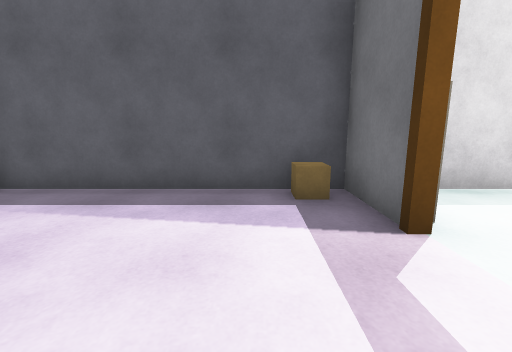
[1] (above)

24 first-person views from a walk through a robot-simulator world made for Gazebo. The camera is 1.2 m above the floor, tilts 10° down and sees 90° across. The floor is counted in squares, 1 m on a side. Each view is taken from the middle of a square. On the plan, view 1 faces up. The plan holds only what a view shows up to about 12 squares ahead; the rest is blank. The place goes on beyond the plan.

[2]
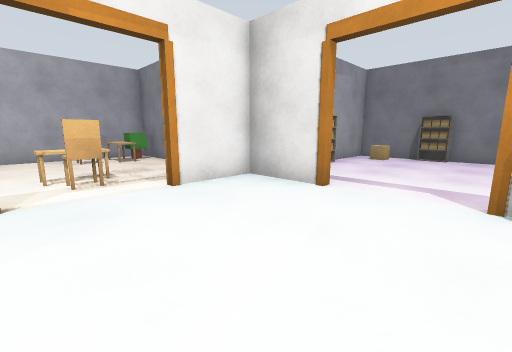

[3]
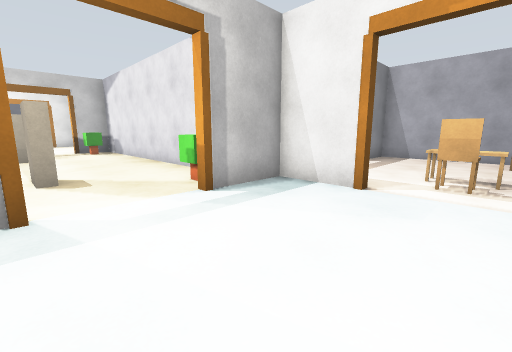

[4]
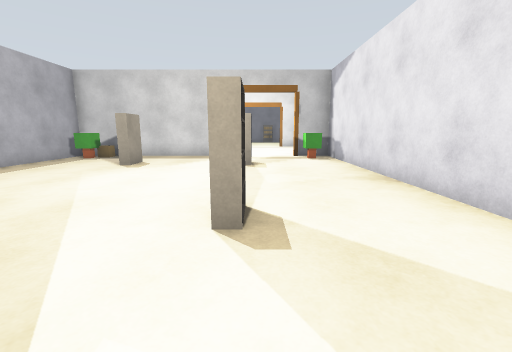

[5]
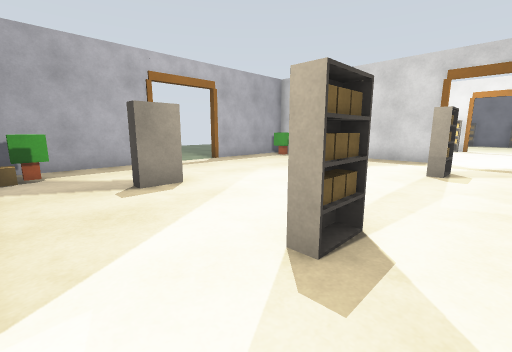

[6]
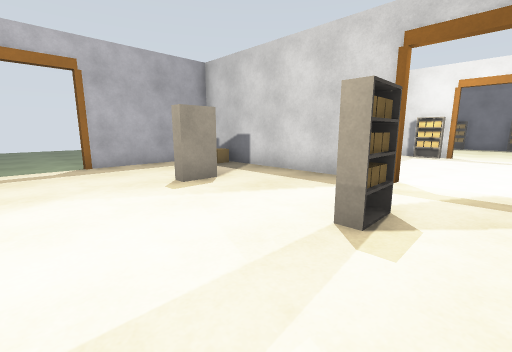

[7]
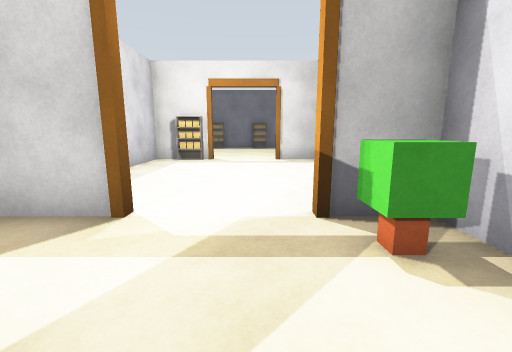

[8]
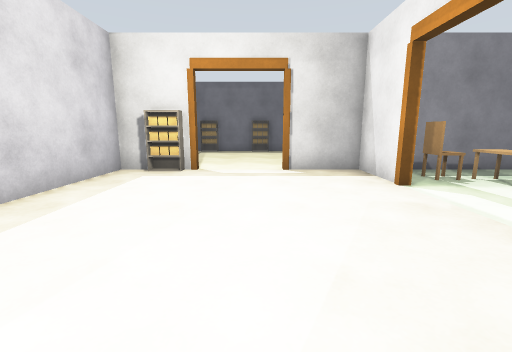

[9]
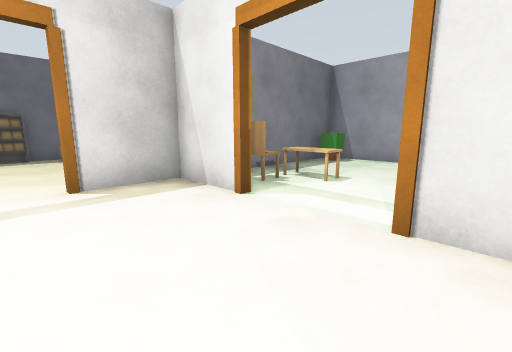

[10]
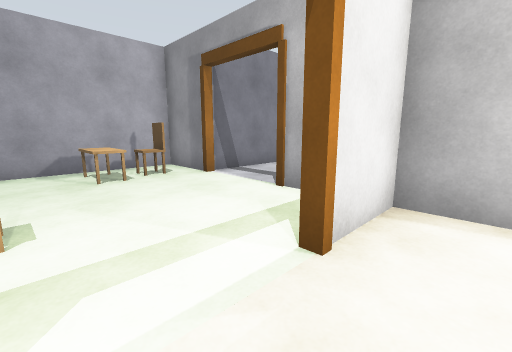

[11]
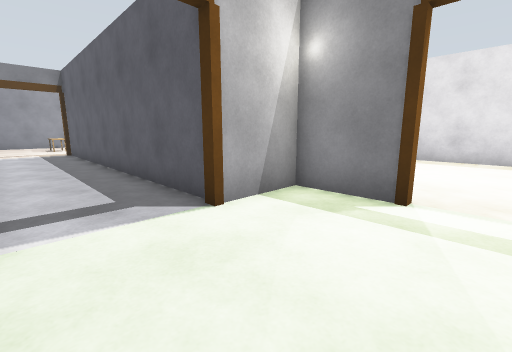

[12]
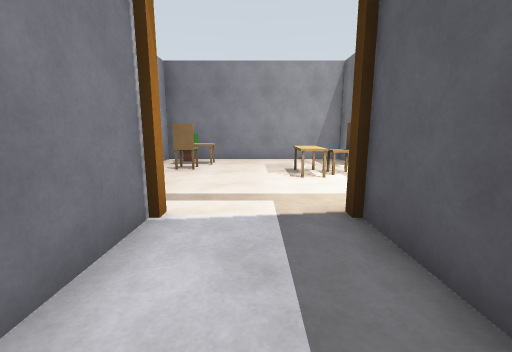

[13]
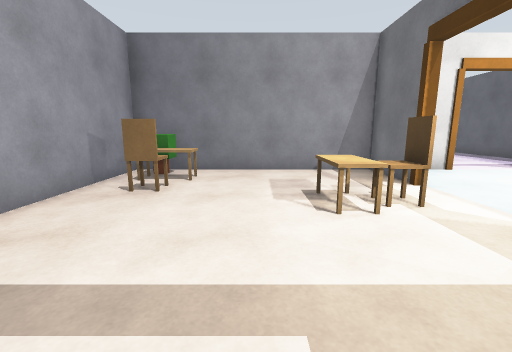

[14]
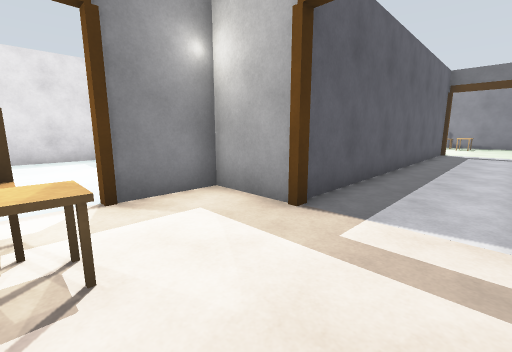

[15]
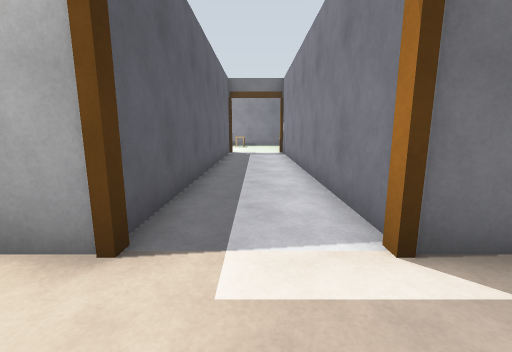

[16]
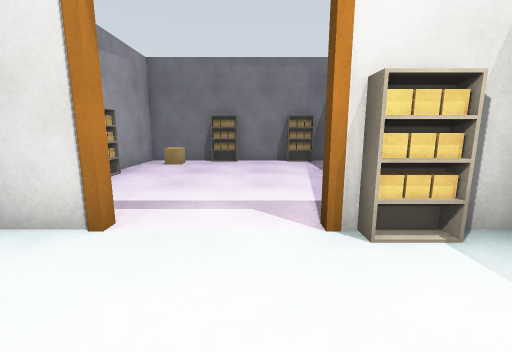

[17]
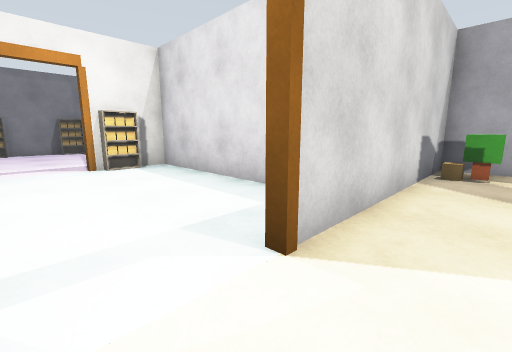

[18]
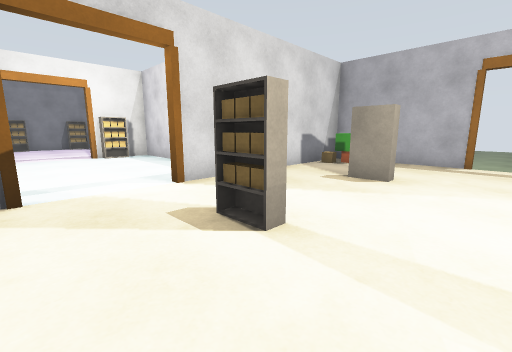

[19]
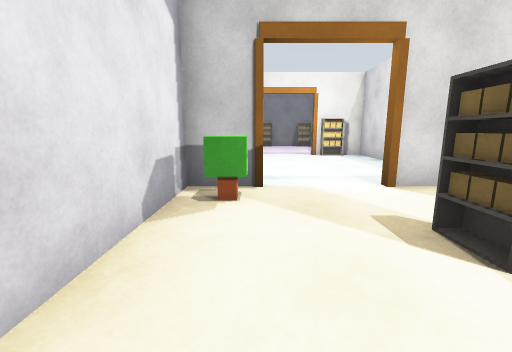

[20]
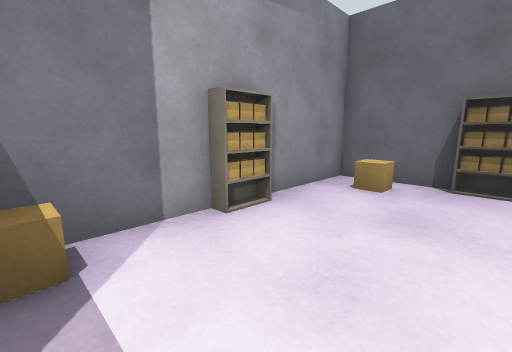

[21]
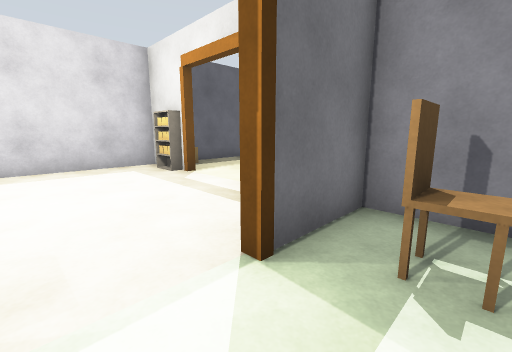

[22]
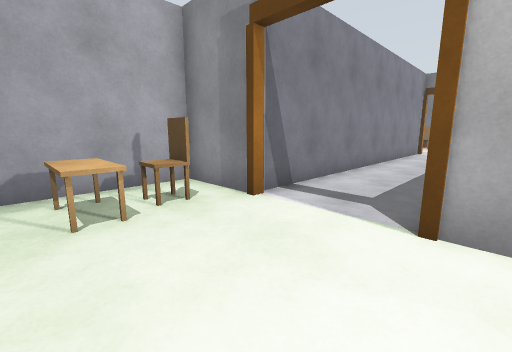

[23]
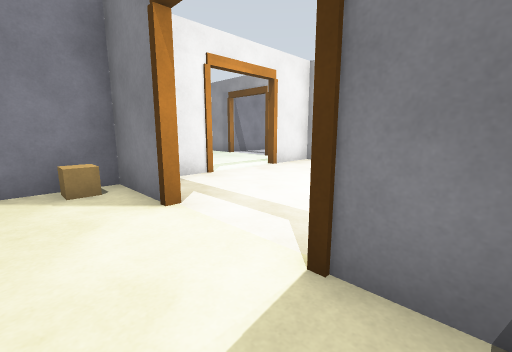

[24]
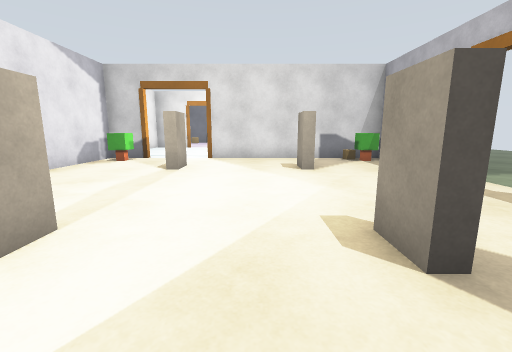

### Floor plan
Points are (right, up) in squares from view 1. A wall is a line through its corners. A room is listed if a view was taken in it or the views show most of it. See-through windows are left out.
Room 1 (views 1, 2, 3, 4, 5, 6, 7, 8, 9, 10, 11, 12, 13, 14, 15, 16, 17, 18, 19, 20, 21, 22, 23, 24)
walls: (9.4, -2.4) (7.4, -2.4); (7.4, -2.2) (9.4, -2.2); (9.5, -0.4) (9.5, -1.5) (21.5, -1.5) (21.5, -0.4); (3.6, -2.4) (2, -2.4) (2, -9.7) (9.3, -9.7) (9.3, -7.5) (21.4, -7.5); (2, -0.4) (2, -2.2) (3.6, -2.2); (21.2, -4.5) (9.3, -4.5) (9.3, -0.4); (8.9, 5.2) (2, 5.2) (2, 4.4); (21.6, -7.5) (21.6, -9.7) (29, -9.7) (29, -0.4); (21.6, -0.9) (21.6, -2.2) (23.6, -2.2); (-0.5, -2.2) (0.6, -2.2); (23.6, -2.4) (21.6, -2.4) (21.6, -4.5); (1.9, 4.4) (1.9, 5.2) (-5.4, 5.2); (21.5, 3.4) (21.5, 8.5); (9.5, 8.5) (9.5, 3.4); (14, 10.5) (9.5, 10.5); (27.4, -2.2) (29, -2.2); (29.1, -2.2) (31.1, -2.2); (21.2, 10.5) (17, 10.5); (29.1, -0.4) (29.1, -2.4) (27.4, -2.4); (-5.5, 4.9) (-5.5, -2.2) (-2.6, -2.2); (29, 4.4) (29, 5.2) (22.1, 5.2); (31.5, 5.2) (30.6, 5.2)
ways out: opening at (15.5, 10)
objects: beige box (-5, -1) to (-4, -1); grey box (-5, 0); other object (-5, 1); other object (-5, 3); other object (-5, 4); grey box (-2, -2); grey box (-1, -2); beige box (1, -2); grey box (1, 3); beige box (1, 5); brown post (2, 0); brown post (2, 3); grey box (2, 4); green box (3, -9) to (3, -8); grey box (3, 3); brown box (4, -9); brown box (4, -8); brown post (4, -2); brown box (5, -8); brown box (5, -5) to (6, -5); brown box (5, -4) to (6, -4); brown box (6, -3); brown post (7, -2); brown post (9, -7); brown post (9, -5); brown post (9, 0); brown post (9, 3); green box (10, -1) to (11, 0); beige box (10, 9); green box (10, 9) to (11, 10); grey box (12, 2); grey box (12, 3) to (13, 3); grey box (12, 6); grey box (12, 7); grey box (13, 2); grey box (13, 7); grey box (18, 2); grey box (18, 3) to (19, 3); grey box (18, 6); grey box (18, 7); grey box (19, 2); grey box (19, 7); green box (20, -1) to (21, 0); green box (20, 9) to (21, 10); beige box (21, 9); brown post (22, -7); brown post (22, -5); brown post (22, 0); brown post (22, 3); brown box (23, -9); brown box (23, -8); brown box (24, -9) to (24, -8); brown post (24, -2); brown box (26, -5) to (27, -5); brown box (27, -4) to (28, -4); brown post (27, -2); green box (28, -9); brown box (28, -3); grey box (28, 3); brown post (29, 0); brown post (29, 3); other object (29, 4); beige box (30, -2); grey box (30, 3); other object (30, 5)

Positions as (right, up) in squares from view 1, and headings:
1: (0, 0), facing up
2: (7, 3), facing down-left
3: (5, 3), facing down-right
4: (9, 2), facing right
5: (10, 1), facing up-right
6: (15, 1), facing up-right
7: (18, 1), facing right
8: (21, 1), facing right
9: (23, 1), facing down-right
10: (26, -1), facing down-left
11: (25, -7), facing up-left
12: (13, -6), facing left
13: (10, -6), facing left
14: (6, -7), facing up-right
15: (7, -6), facing right
16: (5, 2), facing left
17: (11, 1), facing up-left
18: (15, 0), facing up-left
19: (15, 0), facing left
20: (1, 1), facing down-left
21: (25, -4), facing up-right
22: (25, -4), facing down-left
23: (31, 4), facing down-left
24: (21, 5), facing left
